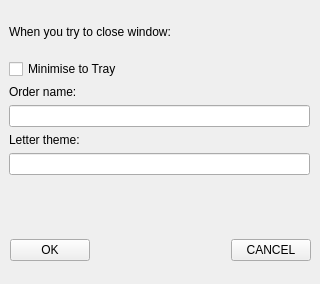
<?xml version="1.0" encoding="UTF-8"?>
<ui version="4.0">
 <class>Form</class>
 <widget class="QWidget" name="Form">
  <property name="windowModality">
   <enum>Qt::WindowModal</enum>
  </property>
  <property name="geometry">
   <rect>
    <x>0</x>
    <y>0</y>
    <width>320</width>
    <height>284</height>
   </rect>
  </property>
  <property name="windowTitle">
   <string>Settings</string>
  </property>
  <widget class="QWidget" name="verticalLayoutWidget">
   <property name="geometry">
    <rect>
     <x>9</x>
     <y>10</y>
     <width>301</width>
     <height>165</height>
    </rect>
   </property>
   <layout class="QVBoxLayout" name="verticalLayout">
    <item>
     <layout class="QVBoxLayout" name="verticalLayout_2">
      <item>
       <widget class="QLabel" name="label">
        <property name="text">
         <string>When you try to close window:</string>
        </property>
       </widget>
      </item>
      <item>
       <widget class="QCheckBox" name="minToTray">
        <property name="text">
         <string>Minimise to Tray</string>
        </property>
       </widget>
      </item>
      <item>
       <layout class="QVBoxLayout" name="verticalLayout_3">
        <item>
         <widget class="QLabel" name="label_2">
          <property name="text">
           <string>Order name:</string>
          </property>
         </widget>
        </item>
        <item>
         <widget class="QLineEdit" name="orderName"/>
        </item>
        <item>
         <layout class="QVBoxLayout" name="verticalLayout_4">
          <item>
           <widget class="QLabel" name="label_3">
            <property name="text">
             <string>Letter theme:</string>
            </property>
           </widget>
          </item>
          <item>
           <widget class="QLineEdit" name="letterTheme"/>
          </item>
         </layout>
        </item>
       </layout>
      </item>
     </layout>
    </item>
   </layout>
  </widget>
  <widget class="QWidget" name="horizontalLayoutWidget">
   <property name="geometry">
    <rect>
     <x>10</x>
     <y>230</y>
     <width>301</width>
     <height>41</height>
    </rect>
   </property>
   <layout class="QHBoxLayout" name="horizontalLayout">
    <item>
     <widget class="QPushButton" name="ok_btn">
      <property name="text">
       <string>OK</string>
      </property>
     </widget>
    </item>
    <item>
     <spacer name="horizontalSpacer">
      <property name="orientation">
       <enum>Qt::Horizontal</enum>
      </property>
      <property name="sizeHint" stdset="0">
       <size>
        <width>40</width>
        <height>20</height>
       </size>
      </property>
     </spacer>
    </item>
    <item>
     <widget class="QPushButton" name="cancel_btn">
      <property name="text">
       <string>CANCEL</string>
      </property>
     </widget>
    </item>
   </layout>
  </widget>
 </widget>
 <resources/>
 <connections/>
</ui>
